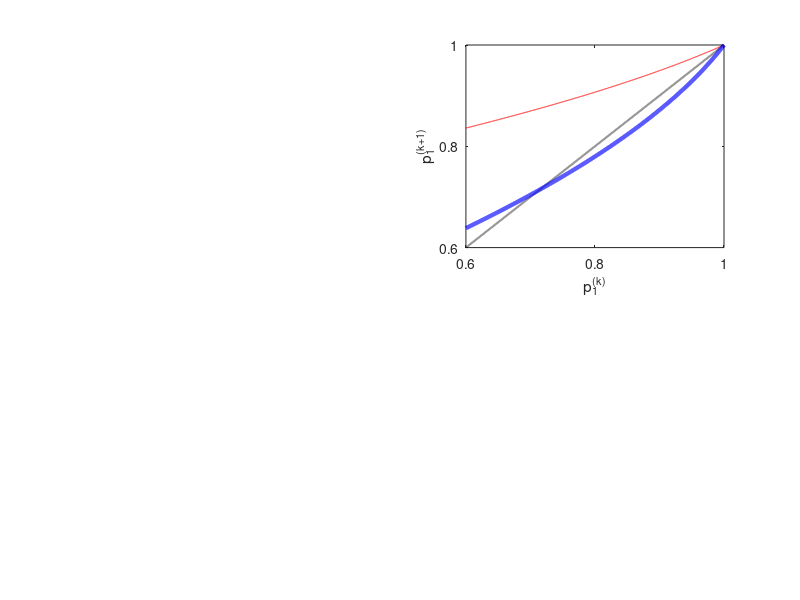

Write MATLAB code to recreate this figure.
clear all;

p1min=0.6;p1max=1.0;
p1=p1min:.0001:p1max;
r0=.7;
m1=.17;m2=.5;

m=m1; %red
rr=(1+1./r0)/2;
s=1-(1-m.*(1-p1))/r0/rr/rr;

s1=s(1:sum(s>0));
p1_1=p1(1:sum(s>0));
F1=rr.*(1-sqrt(s1));

m=m2; %blue
rr=(1+1./r0)/2;
s=1-(1-m.*(1-p1))/r0/rr/rr;

s2=s(1:sum(s>0));
p1_2=p1(1:sum(s>0));
F2=rr.*(1-sqrt(s2));

figure(2);subplot(2,2,2);
plot(p1,p1,':k','LineWidth',1.5);
hold;
plot(p1_1,F1,'r',p1_2,F2,'b','LineWidth',3);axis tight;
hold;

xticks([0.6 .8 1.0]);
yticks([0.6 .8 1.0]);
xlabel('p_{1}^{(k)}');
ylabel('p_{1}^{(k+1)}');


